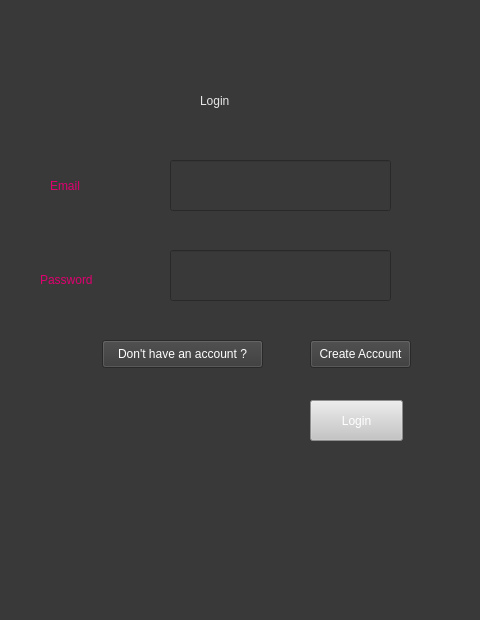
<?xml version="1.0" encoding="UTF-8"?>
<ui version="4.0">
 <class>MainWindow</class>
 <widget class="QMainWindow" name="MainWindow">
  <property name="geometry">
   <rect>
    <x>0</x>
    <y>0</y>
    <width>480</width>
    <height>620</height>
   </rect>
  </property>
  <property name="windowTitle">
   <string>MainWindow</string>
  </property>
  <property name="styleSheet">
   <string notr="true">background-color:rgb(57, 57, 57)</string>
  </property>
  <widget class="QWidget" name="centralwidget">
   <widget class="QLabel" name="Login">
    <property name="geometry">
     <rect>
      <x>200</x>
      <y>80</y>
      <width>81</width>
      <height>41</height>
     </rect>
    </property>
    <property name="styleSheet">
     <string notr="true">font: 18pt &quot;MS Shell Dlg 2&quot;;color:rgb(231, 231, 231)</string>
    </property>
    <property name="text">
     <string>Login</string>
    </property>
   </widget>
   <widget class="QLabel" name="label">
    <property name="geometry">
     <rect>
      <x>50</x>
      <y>170</y>
      <width>61</width>
      <height>31</height>
     </rect>
    </property>
    <property name="styleSheet">
     <string notr="true">font: 14pt &quot;MS Shell Dlg 2&quot;;color:rgb(223, 0, 111)</string>
    </property>
    <property name="text">
     <string>Email</string>
    </property>
   </widget>
   <widget class="QLabel" name="label_2">
    <property name="geometry">
     <rect>
      <x>40</x>
      <y>270</y>
      <width>101</width>
      <height>20</height>
     </rect>
    </property>
    <property name="styleSheet">
     <string notr="true">font: 14pt &quot;MS Shell Dlg 2&quot;;color:rgb(223, 0, 111)</string>
    </property>
    <property name="text">
     <string>Password</string>
    </property>
   </widget>
   <widget class="QLineEdit" name="lineEdit">
    <property name="geometry">
     <rect>
      <x>170</x>
      <y>160</y>
      <width>221</width>
      <height>51</height>
     </rect>
    </property>
    <property name="styleSheet">
     <string notr="true">font: 14pt &quot;MS Shell Dlg 2&quot;;color:rgb(255, 255, 255)</string>
    </property>
   </widget>
   <widget class="QLineEdit" name="lineEdit_2">
    <property name="geometry">
     <rect>
      <x>170</x>
      <y>250</y>
      <width>221</width>
      <height>51</height>
     </rect>
    </property>
    <property name="styleSheet">
     <string notr="true">font: 14pt &quot;MS Shell Dlg 2&quot;;color:rgb(255, 255, 255)</string>
    </property>
   </widget>
   <widget class="QPushButton" name="pushButton">
    <property name="geometry">
     <rect>
      <x>310</x>
      <y>400</y>
      <width>93</width>
      <height>41</height>
     </rect>
    </property>
    <property name="styleSheet">
     <string notr="true">background-color:rgb(197, 197, 197);
font: 14pt &quot;MS Shell Dlg 2&quot;;color:rgb(255, 255, 255)</string>
    </property>
    <property name="text">
     <string>Login</string>
    </property>
   </widget>
   <widget class="QPushButton" name="pushButton_2">
    <property name="geometry">
     <rect>
      <x>310</x>
      <y>340</y>
      <width>101</width>
      <height>28</height>
     </rect>
    </property>
    <property name="styleSheet">
     <string notr="true">color:white;</string>
    </property>
    <property name="text">
     <string>Create Account</string>
    </property>
   </widget>
   <widget class="QPushButton" name="pushButton_3">
    <property name="geometry">
     <rect>
      <x>102</x>
      <y>340</y>
      <width>161</width>
      <height>28</height>
     </rect>
    </property>
    <property name="styleSheet">
     <string notr="true">color:white;
</string>
    </property>
    <property name="text">
     <string>Don't have an account ?</string>
    </property>
   </widget>
  </widget>
  <widget class="QMenuBar" name="menubar">
   <property name="geometry">
    <rect>
     <x>0</x>
     <y>0</y>
     <width>480</width>
     <height>26</height>
    </rect>
   </property>
  </widget>
  <widget class="QStatusBar" name="statusbar"/>
 </widget>
 <resources/>
 <connections/>
</ui>
